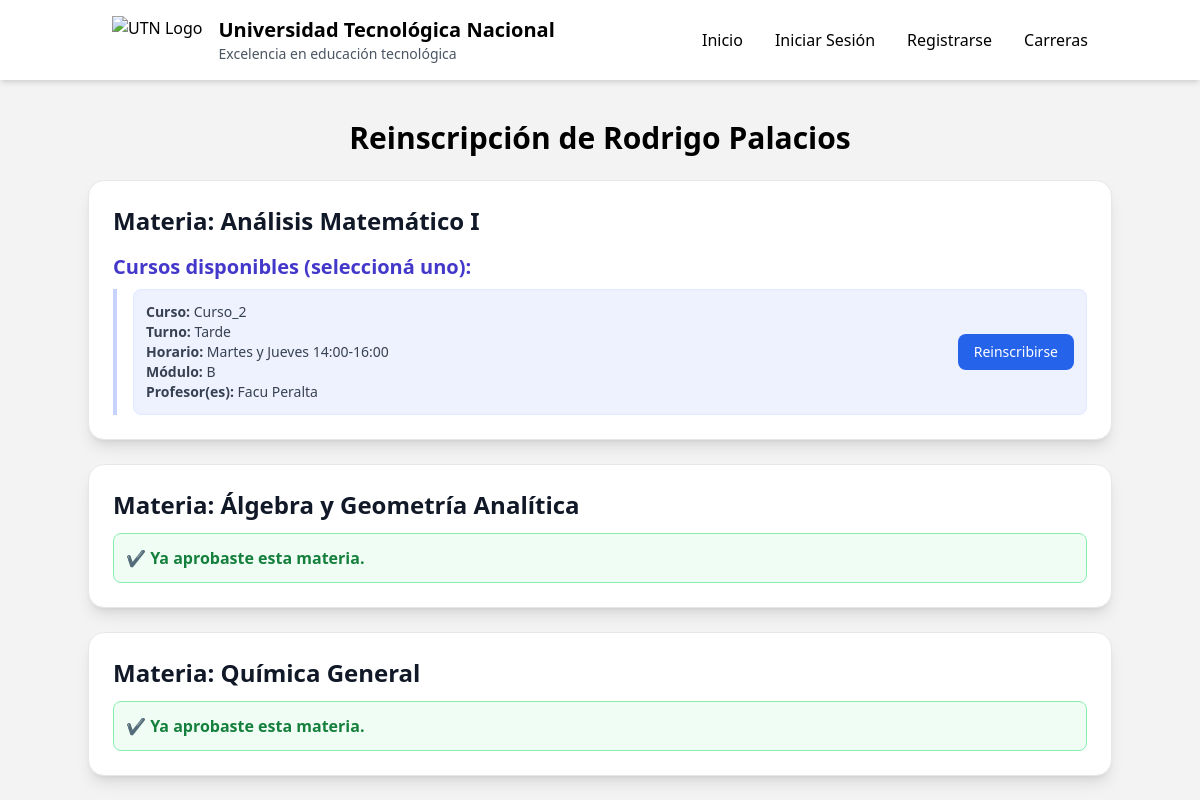
/reinscripcion/19/, run on the app's committed database.
### UTN/models.py (models this page shows, shortened)
class Alumno(models.Model):
    user = models.OneToOneField(settings.AUTH_USER_MODEL, on_delete=models.CASCADE, related_name='alumno', null=True)
    id_alumno = models.AutoField(primary_key=True)
    nombre = models.CharField(max_length=50, default="")
    apellido = models.CharField(max_length=50, default="")
    dni = models.CharField(max_length=20, unique=True, default="")
    email = models.EmailField(default="")
    anio_universitario = models.PositiveIntegerField(validators=[MinValueValidator(1), MaxValueValidator(10)], default=1)
    carrera = models.ForeignKey(Carrera, on_delete=models.CASCADE, related_name='alumnos', null=True, blank=True)

class Materia(models.Model):
    nombre = models.CharField(max_length=100, default="")
    sigla = models.CharField(max_length=10, primary_key=True)
    ciclo_lectivo = models.PositiveIntegerField()
    correlativas_requeridas = models.ManyToManyField('self', blank=True, symmetrical=False, related_name='materias_que_la_requieren', verbose_name='Materias Correlativas Requeridas')
    def get_carreras_admin(self):
        """
        Genera una cadena de texto HTML para mostrar en el Admin con las carreras y sus IDs.
        """
        carreras = self.carreramateria_set.select_related('carrera').all()
        info_carreras = []
        for cm in carreras:
            info_carreras.append(f"{cm.carrera.nombre} (ID: **{cm.carrera.id_carrera}**)")
        return mark_safe("<br>".join(info_carreras))
    get_carreras_admin.short_description = 'Carreras Asociadas'
    def get_correlativa(self):
        correlativas = self.correlativas_requeridas.all()
        return correlativas.first() if correlativas.exists() else None

class MateriaCurso(models.Model):
    id_materia_curso = models.AutoField(primary_key=True)
    curso = models.ForeignKey(Curso, on_delete=models.CASCADE, related_name='materias')
    materia = models.ForeignKey(Materia, on_delete=models.CASCADE, related_name='cursos_ofrecidos')
    Opciones_Turno = [
        ('manana', 'Mañana'),
        ('tarde', 'Tarde'),
        ('noche', 'Noche'),
    ]
    turno_cursado = models.CharField(max_length=10, choices=Opciones_Turno)
    horario = models.CharField(max_length=50)
    modulo = models.CharField(max_length=50)
    grupo = models.CharField(max_length=50, null=True, blank=True)

class Curso(models.Model):
    id_curso = models.AutoField(primary_key=True)
    nombre = models.CharField(max_length=50)
    nivel = models.CharField(max_length=20)
    numero = models.PositiveIntegerField()

class ProfesorMateriaCurso(models.Model):
    id_profesor_mc = models.AutoField(primary_key=True)
    profesor = models.ForeignKey(
        Profesor,
        on_delete=models.CASCADE,
        related_name='materias_asignadas'
    )
    materia_curso = models.ForeignKey(
        MateriaCurso,
        on_delete=models.CASCADE,
        related_name='profesores'
    )
    class Meta:
        unique_together = ('profesor', 'materia_curso')

class Profesor(models.Model):
    id_profesor = models.AutoField(primary_key=True)
    user = models.OneToOneField(settings.AUTH_USER_MODEL, on_delete=models.CASCADE, related_name='profesor', null=True, blank=True)
    nombre = models.CharField(max_length=50)
    apellido = models.CharField(max_length=50)
    email = models.EmailField()

### UTN/views.py (the view, shortened to what this page needs)
# urls.py: path('reinscripcion/<int:alumno_id>/', MateriaReinscripcionView.as_view(), name='materia_reinscripcion'),
class MateriaReinscripcionView(TemplateView):
    template_name = "materia/reinscripcion_materia.html"
    def get_context_data(self, **kwargs):
        context = super().get_context_data(**kwargs)
        alumno_id = self.kwargs.get('alumno_id')
        alumno = Alumno.objects.get(id_alumno=alumno_id)
        context['alumno'] = alumno
        materias_relacionadas = CarreraMateria.objects.filter(
            carrera=alumno.carrera,
            materia__ciclo_lectivo__lte=alumno.anio_universitario
        ).select_related('materia')
        materias = [cm.materia for cm in materias_relacionadas]
        cursos_validos = MateriaCurso.objects.filter(
            materia__in=materias,
            profesores__isnull=False
        ).distinct().select_related('materia')
        cursos_por_materia = {}
        for curso in cursos_validos:
            cursos_por_materia.setdefault(curso.materia.sigla, []).append(curso)
        materias = [m for m in materias if m.sigla in cursos_por_materia]
        materias_reins = AlumnoMateriaCurso.objects.filter(
            alumno=alumno
        ).values_list('materia_curso__materia__sigla', flat=True)
        context['materias_reinscriptas'] = list(materias_reins)
        insc_activas = AlumnoMateriaCurso.objects.filter(
            alumno=alumno
        ).select_related('materia_curso')
        context['inscripciones_por_materia'] = {
            ins.materia_curso.materia.sigla: ins for ins in insc_activas
        }
        materias_info = []
        for materia in materias:
            estado = "ok"
            mensaje = ""
            correlativa = materia.get_correlativa()
            aprobada = AlumnoMateriaCurso.objects.filter(
                alumno=alumno,
                materia_curso__materia=materia,
                nota__gte=4
            ).exists()
            if aprobada:
                estado = "aprobada"
                mensaje = "Ya aprobaste esta materia."
            materias_info.append({
                "materia": materia,
                "estado": estado,
                "mensaje": mensaje,
                "cursos": cursos_por_materia.get(materia.sigla, [])
            })
        context["materias_info"] = materias_info
        return context

### UTN/templates/materia/reinscripcion_materia.html (shortened to what this page needs)
{% extends 'base.html' %}
{% load custom_filters %}
{% block content %}
<div class="max-w-5xl mx-auto mt-10">
    <h1 class="text-3xl font-bold text-center mb-6">
        Reinscripción de {{ alumno.nombre }} {{ alumno.apellido }}
    </h1>
    {% if materias_info %}
        <div class="space-y-6">
            {% for item in materias_info %}
                {% with materia=item.materia estado=item.estado mensaje=item.mensaje cursos=item.cursos %}
                <div class="bg-white border border-gray-200 rounded-2xl shadow-lg p-6">
                    <h2 class="text-2xl font-bold text-gray-900 mb-3">
                        Materia: {{ materia.nombre }}
                    </h2>
                    {% if estado == "aprobada" %}
                        <p class="text-green-700 font-bold bg-green-50 border border-green-300 p-3 rounded-lg">
                            ✔ {{ mensaje }}
                        </p>
                    {% elif estado == "correlativa" %}
                        <p class="text-red-600 font-bold bg-red-50 border border-red-300 p-3 rounded-lg">
                            ⛔ {{ mensaje }}
                        </p>
                    {% else %}
                        <h3 class="text-xl font-semibold mt-4 mb-2 text-indigo-700">
                            Cursos disponibles (seleccioná uno):
                        </h3>
                        <div class="space-y-3 pl-4 border-l-4 border-indigo-200">
                            {% for curso in cursos %}
                                <div class="p-3 bg-indigo-50 rounded-lg border border-indigo-100 flex justify-between items-center">
                                    <div class="flex flex-col text-sm text-gray-700">
                                        <p><strong>Curso:</strong> {{ curso.curso.nombre }}</p>
                                        <p><strong>Turno:</strong> {{ curso.get_turno_cursado_display }}</p>
                                        <p><strong>Horario:</strong> {{ curso.horario }}</p>
                                        <p><strong>Módulo:</strong> {{ curso.modulo }}</p>
                                        <p>
                                            <strong>Profesor(es):</strong>
                                            {% for pmc in curso.profesores.all %}
                                                {{ pmc.profesor.nombre }} {{ pmc.profesor.apellido }}{% if not forloop.last %}, {% endif %}
                                            {% endfor %}
                                        </p>
                                    </div>
                                    <form method="post"
                                          action="{% url 'materia_reinscribir' alumno.id_alumno materia.sigla %}">
                                        <button type="submit"
                                                class="bg-blue-600 text-white px-4 py-2 text-sm rounded-lg hover:bg-blue-700 transition">
                                            Reinscribirse
                                        </button>
                                    </form>
                                </div>
                            {% endfor %}
                        </div>
                    {% endif %}
                </div>
                {% endwith %}
            {% endfor %}
        </div>
    {% else %}
        <p class="text-center text-gray-600">
            No hay materias disponibles para reinscribirse.
        </p>
    {% endif %}
</div>
{% endblock %}

### UTN/templates/base.html (style rules this page uses)
body { background-color: #f3f3f3; }

### data on the page
Alumno: nombre "Rodrigo", apellido "Palacios"
Materia: materia.nombre "Análisis Matemático I"
MateriaCurso: curso.nombre "Curso_2", turno_cursado "Tarde", horario "Martes y Jueves 14:00-16:00", modulo "B"
ProfesorMateriaCurso: profesor.nombre "Facu", profesor.apellido "Peralta"
Materia: materia.nombre "Álgebra y Geometría Analítica", mensaje "Ya aprobaste esta materia."
Materia: materia.nombre "Química General", mensaje "Ya aprobaste esta materia."
